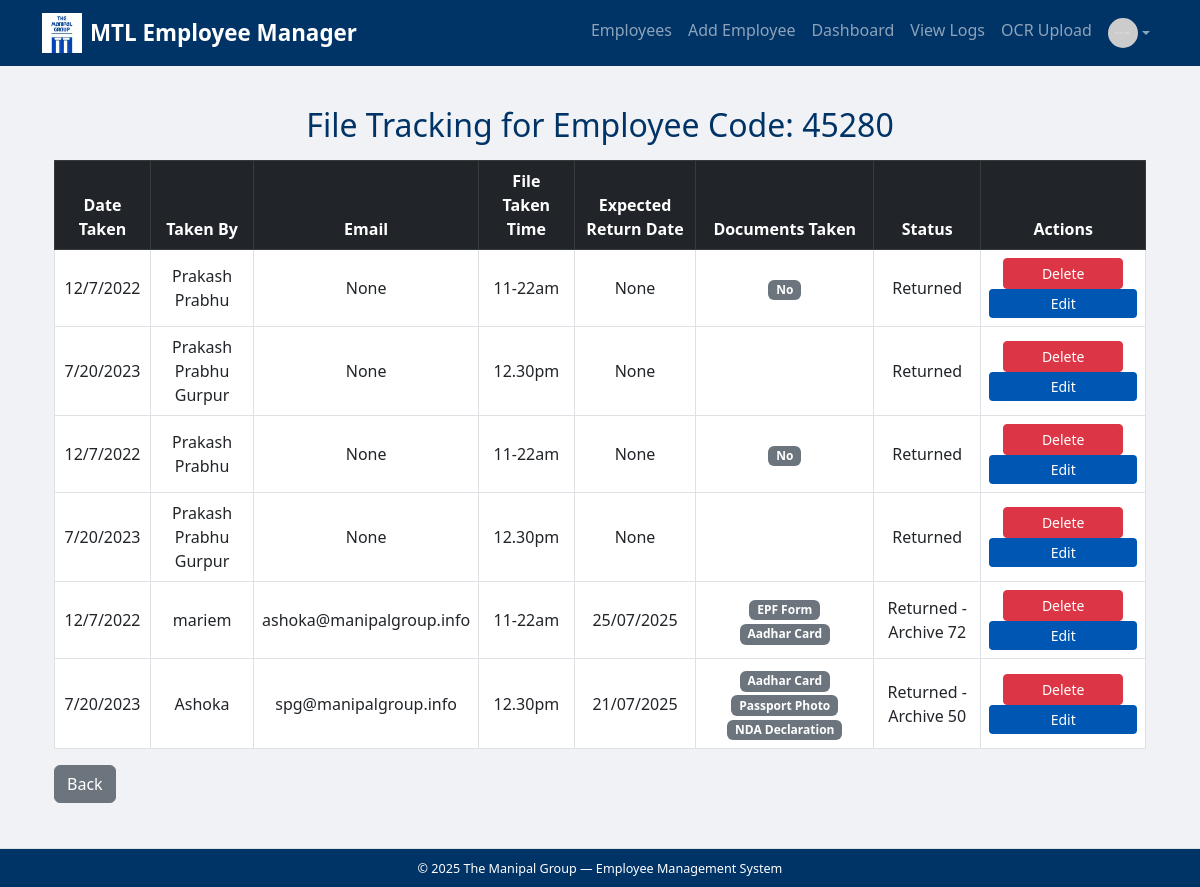
Page /view_file_tracking/45280 (signed in) on the committed database.
### tables this page shows
CREATE TABLE file_tracking (
            id INTEGER PRIMARY KEY AUTOINCREMENT,
            employee_id INTEGER NOT NULL,
            date_taken TEXT NOT NULL,
            taken_by TEXT NOT NULL,
            file_taken_time TEXT NOT NULL,
            documents_taken TEXT NOT NULL,
            status_of_documents TEXT NOT NULL, taken_by_email TEXT, expected_return_date TEXT,
            FOREIGN KEY (employee_id) REFERENCES employees(id)
        );

### app.py (the view)
@app.route('/view_file_tracking/<string:employee_code>')
@login_required
def view_file_tracking(employee_code):
    employee = get_employee_by_code(employee_code)
    if not employee: return "❌ Employee not found", 404
    return render_template('view_file_tracking.html', tracking_records=get_file_tracking_by_employee(employee[0]),
                           employee_code=employee_code)

### app.py (called while the page is built)
def login_required(f):
    @wraps(f)
    def wrapper(*args, **kwargs):
        if 'user_role' not in session:
            return redirect(f"/login?next={request.path}")
        return f(*args, **kwargs)
    return wrapper

### utils/database.py (called while the page is built)
def create_connection():
    return sqlite3.connect(DB_NAME)

def get_file_tracking_by_employee(employee_id):
    with create_connection() as conn:
        return conn.execute(
            """
            SELECT
                id,
                date_taken,
                taken_by,
                taken_by_email,
                file_taken_time,
                expected_return_date,
                documents_taken,
                status_of_documents
            FROM file_tracking
            WHERE employee_id = ?;
            """,
            (employee_id,),
        ).fetchall()

def get_employee_by_code(employee_code):
    with create_connection() as conn:
        return conn.execute("""
            SELECT * FROM employees WHERE employee_code = ?;
        """, (employee_code,)).fetchone()

### templates/view_file_tracking.html (shortened to what this page needs)
{% extends 'base.html' %}
{% block content %}
<div class="container">
    <h2 class="text-center my-3">File Tracking for Employee Code: {{ employee_code }}</h2>
    <table class="table table-bordered text-center align-middle">
        <thead class="table-dark">
            <tr>
                 <th>Date Taken</th>
                <th>Taken By</th>
                <th>Email</th>
                <th>File Taken Time</th>
                <th>Expected Return Date</th>
                <th>Documents Taken</th>
                <th>Status</th>
                 {% if session['user_role'] in ['admin', 'super_admin'] %}
                <th>Actions</th>
                {% endif %}
            </tr>
        </thead>
        <tbody>
            {% for track in tracking_records %}
             <tr>
                <td>{{ track[1] }}</td>
                <td>{{ track[2] }}</td>
                <td>{{ track[3] }}</td>
                <td>{{ track[4] }}</td>
                <td>{{ track[5] }}</td>
                <td>
                    {% for doc in track[6].split(',') %}
                    <span class="badge bg-secondary">{{ doc }}</span>
                    {% endfor %}
                </td>
                <td>{{ track[7] }}</td>
                      {% if session['user_role'] in ['admin', 'super_admin'] %}
                    <td>
                    <form action="/delete_tracking/{{ track[0] }}/{{ employee_code }}" method="POST" class="d-inline" onsubmit="return confirm('Are you sure you want to delete this tracking record?')">
                        <button type="submit" class="btn btn-danger btn-sm">Delete</button>
                    </form>
                    <button type="button" class="btn btn-primary btn-sm" data-bs-toggle="modal" data-bs-target="#editModal{{ track[0] }}">Edit</button>
                </td>
                {% endif %}
            </tr>
            {% endfor %}
        </tbody>
    </table>
    <a href="/employees" class="btn btn-secondary">Back</a>
</div>
{% endblock %}

### static/css/style.css (style rules this page uses)
body { background-color: #f0f2f5; font-family: 'Segoe UI', Tahoma, Geneva, Verdana, sans-serif; padding-bottom: 60px; }
h2 { text-align: center; color: #003366; margin-bottom: 20px; }
.btn-primary { background-color: #0056b3; border: none; width: 100%; }
.btn-sm { min-width: 120px; text-align: center; }

### rows in the picture
file_tracking: date_taken "12/7/2022", taken_by "Prakash Prabhu", track "None", file_taken_time "11-22am", documents_taken "No", status_of_documents "Returned"
file_tracking: date_taken "7/20/2023", taken_by "Prakash Prabhu Gurpur", track "None", file_taken_time "12.30pm", status_of_documents "Returned"
file_tracking: date_taken "12/7/2022", taken_by "Prakash Prabhu", track "None", file_taken_time "11-22am", documents_taken "No", status_of_documents "Returned"
file_tracking: date_taken "7/20/2023", taken_by "Prakash Prabhu Gurpur", track "None", file_taken_time "12.30pm", status_of_documents "Returned"
file_tracking: date_taken "12/7/2022", taken_by "mariem", taken_by_email "ashoka@manipalgroup.info", file_taken_time "11-22am", expected_return_date "25/07/2025", doc "EPF Form" "Aadhar Card", status_of_documents "Returned - Archive 72"
file_tracking: date_taken "7/20/2023", taken_by "Ashoka", taken_by_email "spg@manipalgroup.info", file_taken_time "12.30pm", expected_return_date "21/07/2025", doc "Aadhar Card" "Passport Photo" "NDA Declaration", status_of_documents "Returned - Archive 50"

### other values in the picture
{{ employee_code }} "45280"
